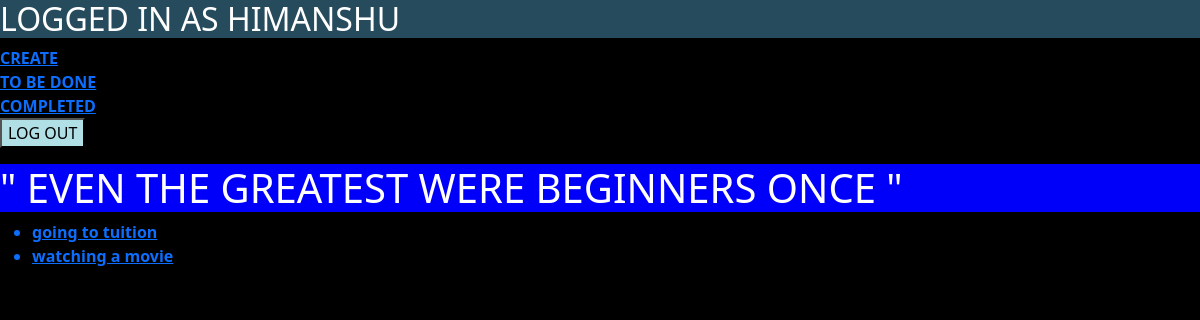
Before: /current/ (signed in) with the older database file.
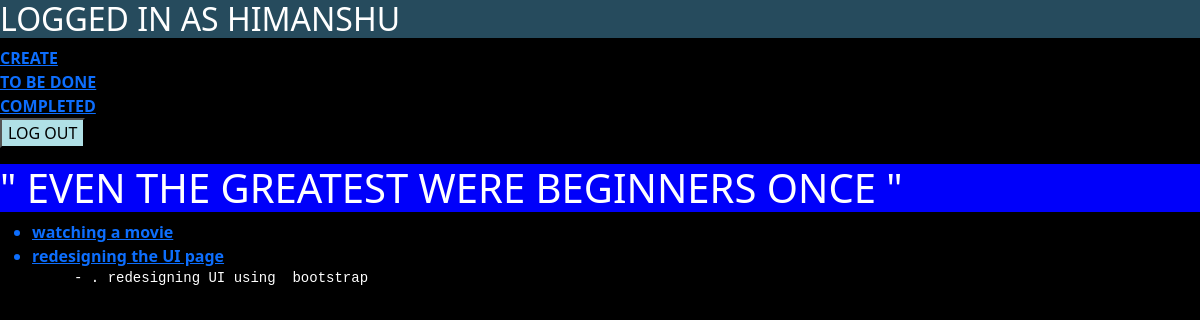
After: the same page with the newer database file.
### todo/models.py (models this page shows, shortened)
class Todo(models.Model):
    title = models.CharField(max_length=100 , editable=True)
    memo = models.TextField(blank=True , editable=True )
    created = models.DateTimeField(auto_now_add=True)
    datecompleted = models.DateTimeField(null=True , blank=True)
    important = models.BooleanField(default=False , editable=True)
    user = models.ForeignKey(User , on_delete = models.CASCADE)

### todo/views.py (the view)
# urls.py: path('current/', views.currenttodos, name='currenttodos'),
@login_required()
def currenttodos(request):
    todos =Todo.objects.filter(user=request.user, datecompleted__isnull=True)
    return render(request, 'todo/currenttodos.html',{'todos':todos})

### todo/templates/todo/currenttodos.html (shortened to what this page needs)
{% extends 'todo/base.html' %}
{% block content %}
<h1 style="background-color : rgb(0,0,250)">
  " EVEN THE GREATEST WERE BEGINNERS ONCE "
</h1>
<ul>
      {% for todo in todos %}
      {% if todo.important %}
      <b>
       <a href="{% url 'viewtodo'  todo.id  %}"> <li> {{ todo.title }}</li> </a>
      </b>
      {% else %}
      <a href="{% url 'viewtodo'  todo.id  %}">
      <li> {{ todo.title }}</li> </a>
      {% endif %}
      {% if todo.memo %}
      <pre><li>     - {{ todo.memo }}   </li></pre>
      {% endif %}
    {% endfor %}
</ul>
{% endblock %}

Changed rows visible on the page:
no longer on this page (row edited): Todo: title "going to tuition"
added Todo: title "redesigning the UI page", memo ". redesigning UI using bootstrap"
